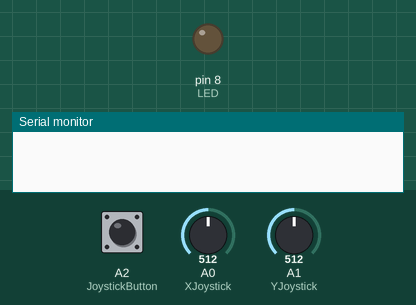
This sketch was run on a simulated Arduino Uno, built with avr-gcc and run on an emulated ATmega328P. On the bench: output pins drawn as LEDs (lit = HIGH), the last lines printed to the serial monitor. The inputs (shaded band) are chosen by the test bench; at power-on: A0 (XJoystick) = 512, A2 (JoystickButton) HIGH, A1 (YJoystick) = 512.

Above: at 1.2 s.
1.3 s: A0 (XJoystick) set to 592
2.8 s: A0 (XJoystick) set to 614
At 5.7 s:
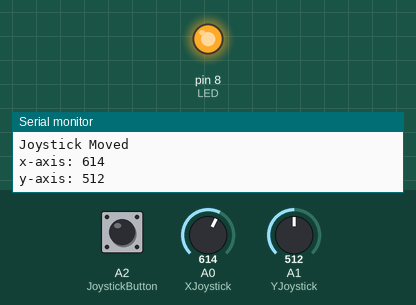
5.8 s: A2 (JoystickButton) pulled LOW for 0.15 s
8.8 s: A0 (XJoystick) set to 511
At 10.0 s:
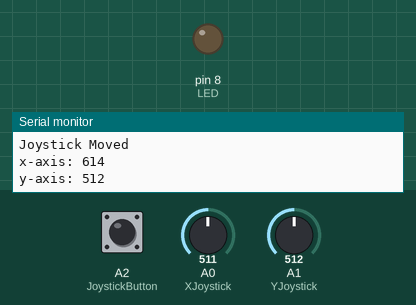
10.3 s: A0 (XJoystick) set to 410
11.8 s: A0 (XJoystick) set to 382
At 12.2 s:
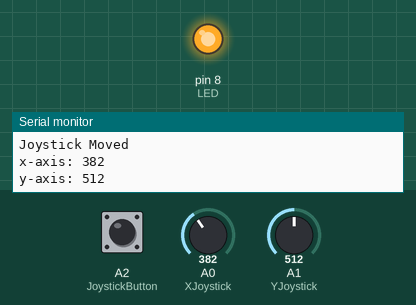
Timing chart, 0 to 14.8 s (numbered marks = the images above; inputs shaded):
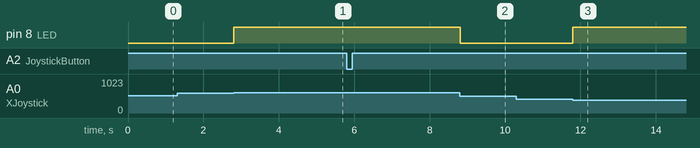

Measured:
- the behaviour switches between 600 and 601 on A0 (XJoystick) (found by bisection; images 0 and 1)
- the behaviour switches between 400 and 399 on A0 (XJoystick) (found by bisection; images 2 and 3)
- after the input at 1.3 s, every drawn part: stays the same
- after the input at 2.8 s, pin 8 (LED): LOW → HIGH at once
- after the input at 8.8 s, pin 8 (LED): HIGH → LOW at once
- after the input at 10.3 s, every drawn part: stays the same
- after the input at 11.8 s, pin 8 (LED): LOW → HIGH at once

The sketch:

Joystick_Test.ino
```cpp
/* ENGR 152
 *  Maker Competition
 *  Joystick Test
 *  Last edited by Kyler Howard and Jackson Pope
 *
 *  Pin Setup for Joystick:
 *  GND to Ground
 *  +5V to 5V
 *  VRx to A0
 *  VRy to A1
 *  SW to A2
*/

//================================================================================
//                 Declare Global Variables & Header Files
//================================================================================

int LED = 8;

// declaring analog pins
int XJoystick = A0;              // x-axis of joystick
int YJoystick = A1;              // y-axis of joystick
int JoystickButton = A2;         // joystick button treat as digital

// Custom Function Variables and Parameters
int DebounceDelay = 500;         // Delay set for debounce time - delay time after a button is pressed
int Up = 600;                    // Trigger value for moving joystick up - neutral is about 511
int Down = 400;                  // Trigger value for moving joystick down - neutral is about 511
int Left = 400;                  // Trigger value for moving joystick left - neutral is about 511
int Right = 600;                 // Trigger value for moving joystick right - neutral is about 511

//=========================================================================
//                                Setup
//=========================================================================
void setup() {

  // start serial monitor at 9600 bpm
  Serial.begin(9600);

  pinMode (LED, OUTPUT);

  // Set pin modes for analog pins
  pinMode (XJoystick, INPUT);
  pinMode (YJoystick, INPUT);
  pinMode (JoystickButton, INPUT_PULLUP);

}

//================================================================================
//                               Main Loop
//================================================================================

void loop(){

  // If Joystick is moved, Print the analog value of Joystick inputs
  if(analogRead(XJoystick) > Right || analogRead(XJoystick) < Left || analogRead(YJoystick) > Up || analogRead(YJoystick) < Down) {

    // Print "Joystick moved"
    Serial.println("Joystick Moved");

    //print x-axis: (analog reading of x)
    Serial.print("x-axis: ");
    Serial.println(analogRead(XJoystick));

    //print y-axis: (analog reading of y)
    Serial.print("y-axis: ");
    Serial.println(analogRead(YJoystick));

    digitalWrite (LED, HIGH);

    delay(500);
  }

  if(digitalRead(JoystickButton) == LOW){

    Serial.print("Button Pressed");

    digitalWrite (LED, HIGH);

    delay(500);

  }

  digitalWrite (LED, LOW);

}
```
